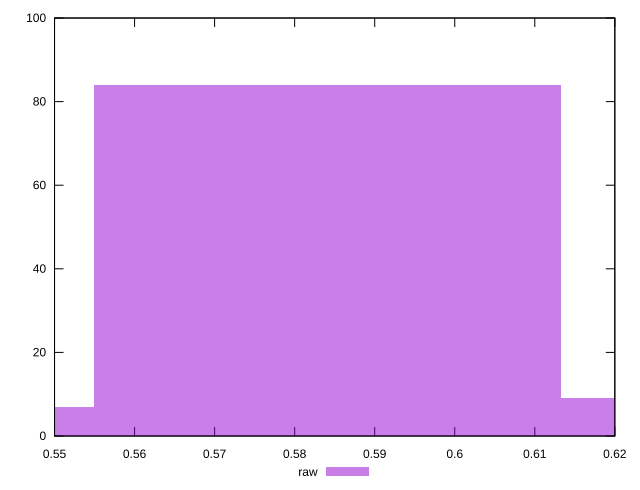

Generate this figure with gnuplot:
reset

$raw <<EOF
0.5840914487952684 84
0.5256823039157416 7
0.6425005936747953 9
EOF

set key outside below
set boxwidth 0.05840914487952684
set xrange [0.55:0.62]
set yrange [0:100]
set trange [0:100]
set style fill transparent solid 0.5 noborder
set terminal svg size 640, 490 enhanced background rgb 'white'
set output "reports/report_00033_2021-03-01T14-23-16.841Z/meta/score/samples/astro-inner/raw/histogram.svg"

plot $raw title "raw" with boxes

reset
